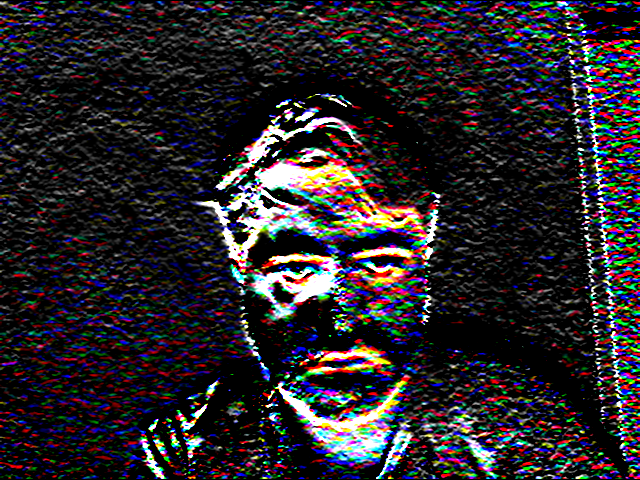
#> input picture untitled/resim/sobel.png, 640 x 480 px, given in place of the camera
$ python deneme.py   (older library calls are emulated)
#> lines starting #> are read from the running program, lines starting #| are printed output that depends on the picture
import cv2
import numpy as np
from matplotlib import pyplot as plt  #kütüphaneler
kamera = cv2.VideoCapture(0, cv2.CAP_DSHOW)  #kamerayı çalıştırma
kamera.set(cv2.CAP_PROP_FRAME_WIDTH,420)
kamera.set(cv2.CAP_PROP_FRAME_HEIGHT,500)  #kamera pencere ölçek ayarı
while True:
    _,frame = kamera.read()  #kamerayı okutma
#> frame is the input picture: shape (480, 640, 3); mean B, G, R 42, 37.9, 41.5
    gray =cv2.cvtColor(frame,cv2.COLOR_BGR2GRAY)  #kamerayı gri hale getirme
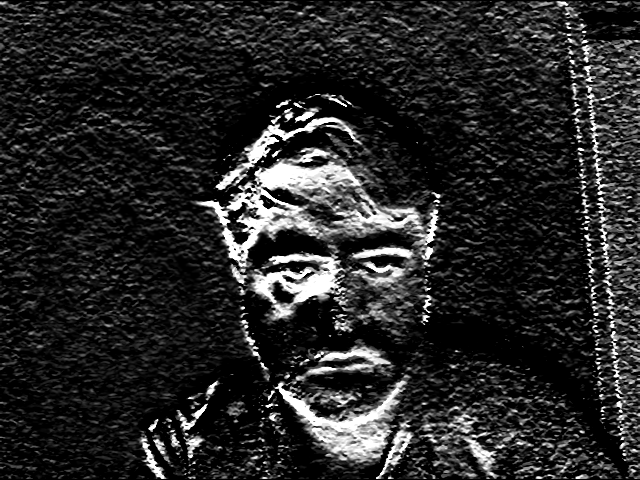
#> gray: shape (480, 640); min 0, max 255, mean 39.4
    edges =cv2.Canny(gray,30,100) #edges ile kenar bulma
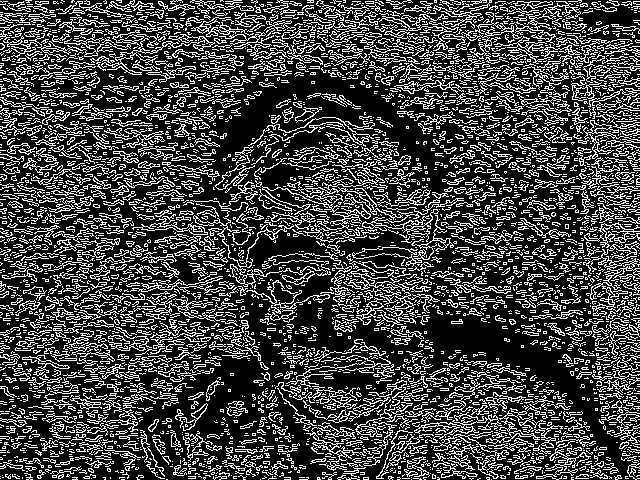
#> edges: shape (480, 640); 26.7% white in thin lines or dots
    sobel_vertical = cv2.Sobel(frame, cv2.CV_64F, 0, 1, ksize=5) #Kenarları tespit etmek için Sobel filtrelerini kullandım
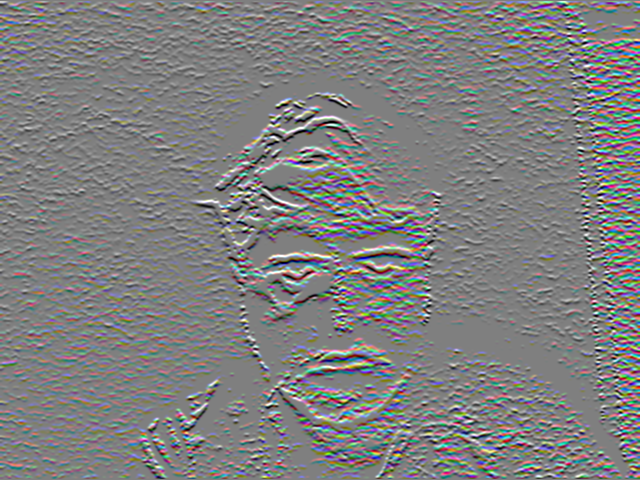
#> sobel_vertical: shape (480, 640, 3) float64; mean B, G, R 1, 0.3, 1.5; drawn with min black and max white
    laplacian = cv2.Laplacian(frame, cv2.CV_64F) #Kenarları tespit etmek için laplacian filtrelerini kullandım
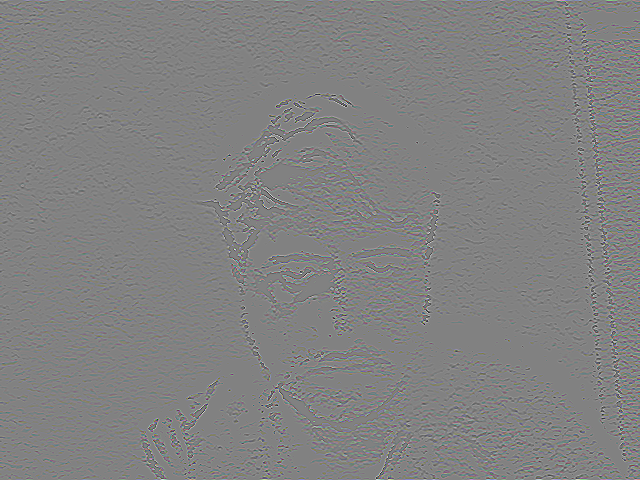
#> laplacian: shape (480, 640, 3) float64; mean B, G, R 0.2, 0.1, 0.1; drawn with min black and max white
    cv2.imshow("edges ile kenar bulma kaydetmek icin e tusuna bas", edges)
    cv2.imshow("sobel ile kenar bulma(vertical)  kaydetmek icim s tusuna bas",sobel_vertical)  #Görüntüyü ekrana getirdim
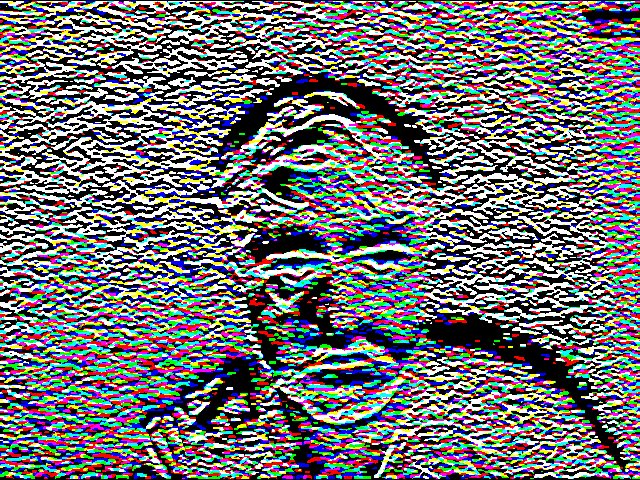
#> window 'sobel ile kenar bulma(vertical': shape (480, 640, 3); mean B, G, R 114.4, 112.5, 112.3
    cv2.imshow("laplacian ile kenar bulma kaydetmek icin l tusuna bas ",laplacian)
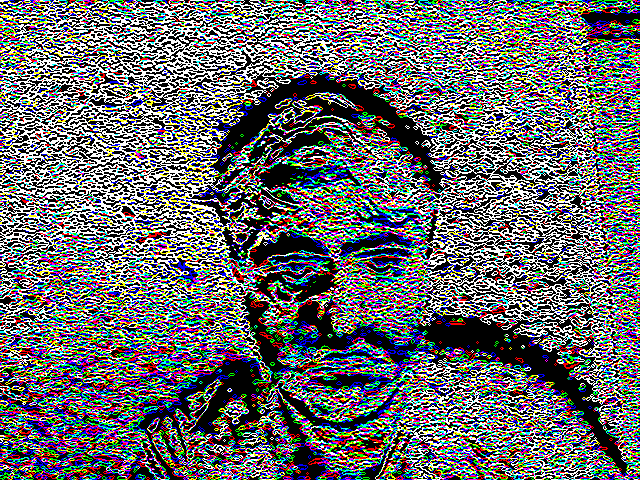
#> window 'laplacian ile kenar bulma kayd': shape (480, 640, 3); mean B, G, R 106.5, 104.6, 103.4
    anahtar = cv2.waitKey(1)
#> (key q is pressed here)
    if anahtar == ord('q'):
        print("Programdan cıkıs")
        break
    elif anahtar == ord('e'):
        dosya_adi = 'resim/edges.png'
        cv2.imwrite(dosya_adi, edges)
    elif anahtar == ord('s'):
        dosya_adi= 'resim/sobel.png'
        cv2.imwrite(dosya_adi,sobel_vertical)
    elif anahtar == ord('l'):
        dosya_adi = 'resim/laplacion.png'
        cv2.imwrite(dosya_adi, laplacian)
kamera.release()
cv2.destroyAllWindows()
